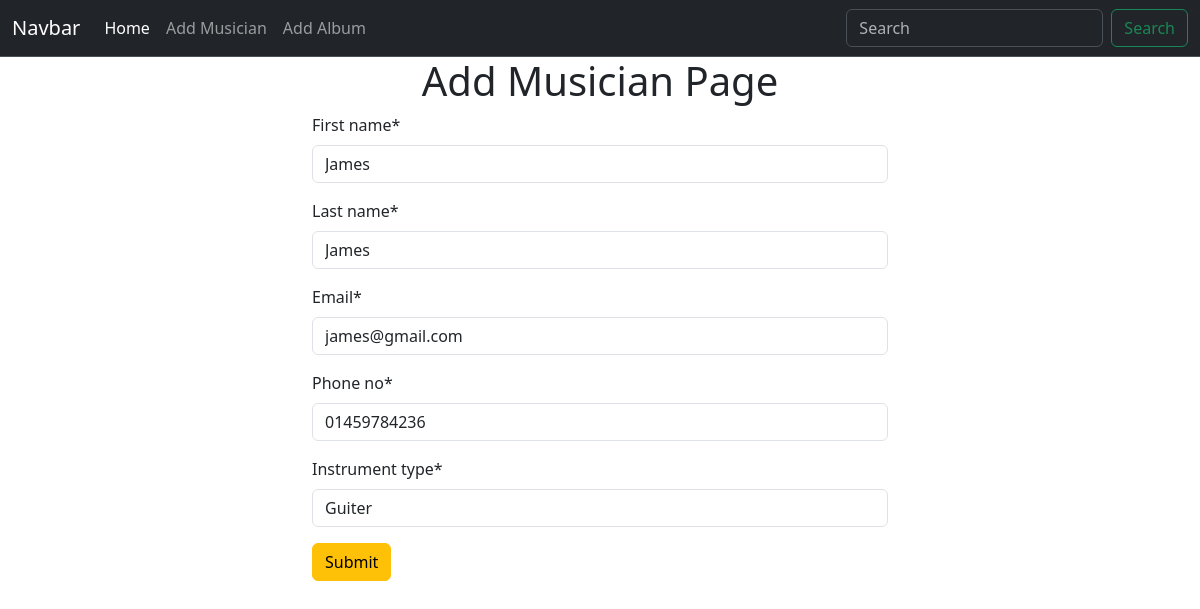
/musician/edit_musician/6, run on the app's committed database.
### musician/models.py (models this page shows, shortened)
class Musician(models.Model):
    first_name = models.CharField(max_length=50)
    last_name = models.CharField(max_length=50)
    email = models.EmailField()
    phone_no = models.CharField(max_length=12)
    instrument_type = models.CharField(max_length=100)

### musician/views.py (the view)
# urls.py: path('edit_musician/<int:id>',views.edit_musician,name="edit_musician"),
def edit_musician(request,id):
    musician = Musician.objects.get(pk=id)
    musician_form = MusicianForm(instance=musician)
    if request.method == "POST":
        musician_form = MusicianForm(request.POST,instance=musician )
        if musician_form.is_valid():
            musician_form.save()
            return redirect('homepage')
    return render(request, 'add_musician.html',{'form':musician_form})

### musician/forms.py
class MusicianForm(forms.ModelForm):
    class Meta:
        model = Musician
        fields = '__all__'

### musician/templates/add_musician.html (shortened to what this page needs)
{% extends 'base.html' %}
{% block content %}
{% load crispy_forms_tags %}
<div class="container w-50">
    <h1 class="text-center">Add Musician Page</h1>
    <form method="post">
        {{form|crispy}}
        <button class="btn btn-warning" type="submit">Submit</button>
    </form>
</div>
{% endblock content %}

### data on the page
Musician: first_name "James", last_name "James", email "james@gmail.com", phone_no "01459784236", instrument_type "Guiter"
